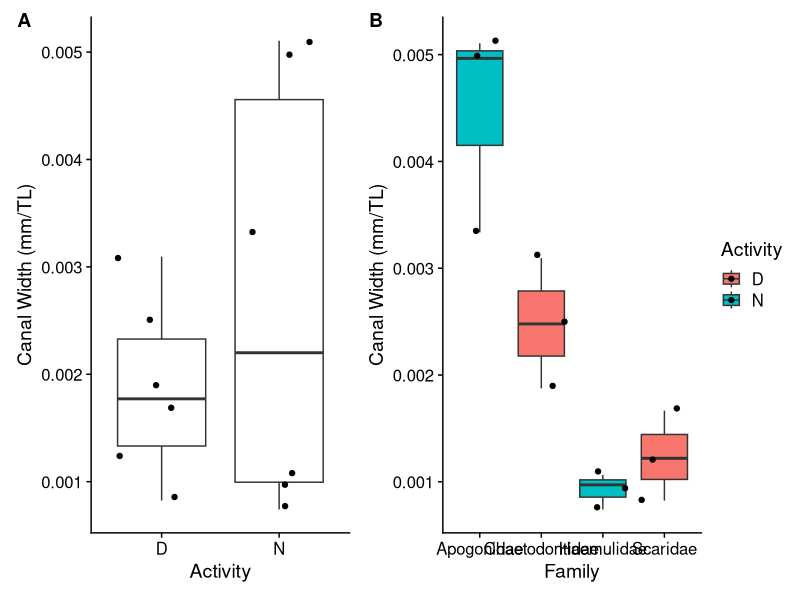

Write the R code that produced this figure.
library(tidyverse)
library(cowplot)
library(patchwork)
setwd("C:/Users/Melanie/Downloads")
morph <- read_csv("LL.Morph.csv")
activity <- read_csv("LL.Activity.csv")
combined <- inner_join(morph, activity)
figA <- ggplot(data = combined) + aes(x = Activity, y = Norm.C.Width) + geom_boxplot() +  geom_jitter() + labs(y= "Canal Width (mm/TL)") +  theme_cowplot()
figB <- ggplot(data = combined) + aes(x = Family, y = Norm.C.Width, fill = Activity) +  geom_boxplot() +  geom_jitter() + labs(y= "Canal Width (mm/TL)") + theme_cowplot()
fig1 <-figA + figB + plot_annotation(tag_levels = 'A')
ggsave("LL_fig1.jpg", fig1, width = 12, height = 8)